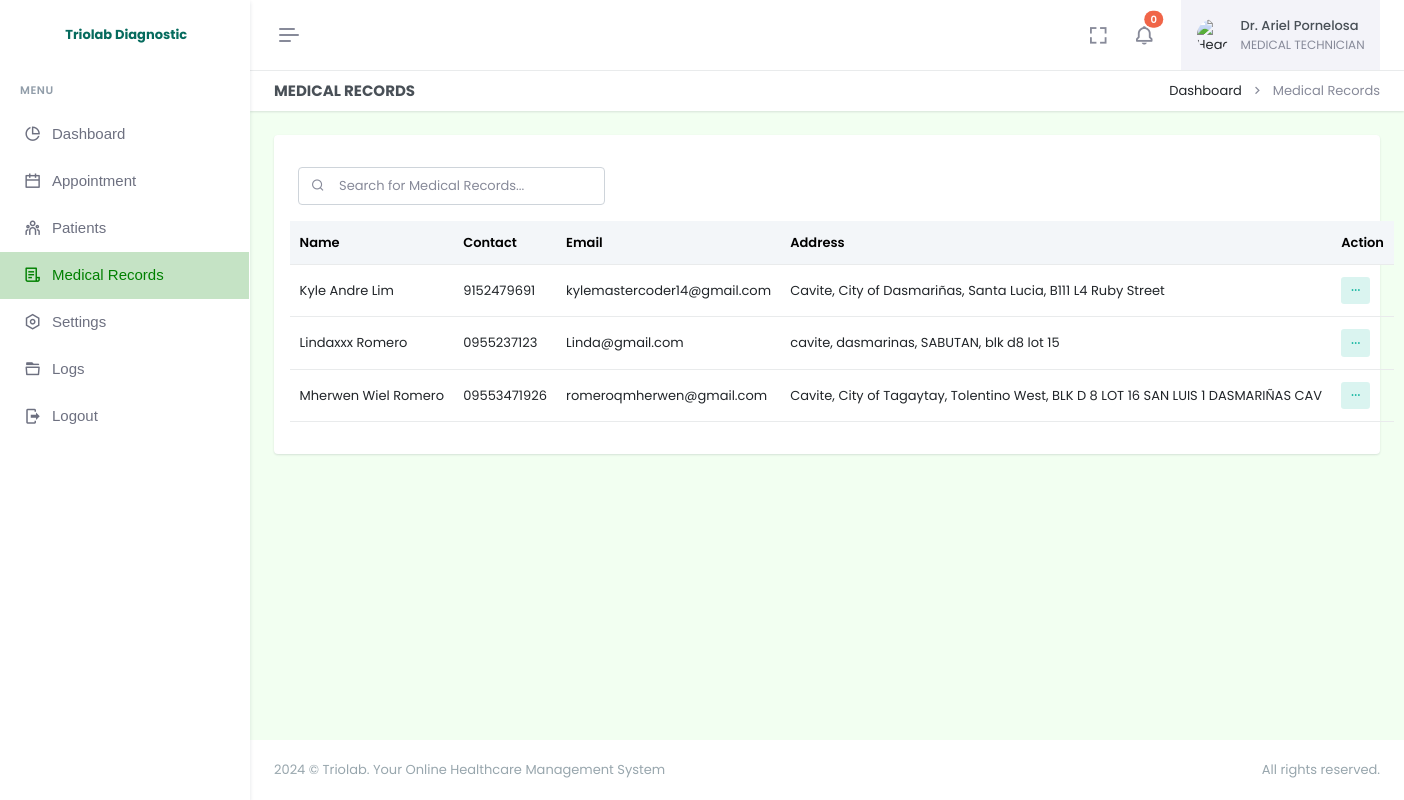
Screenshot of /doctor/medical-records.php (signed in) with the database file from the repository.
### tables this page shows
CREATE TABLE `doctor` (
  `employee_id` varchar(255) NOT NULL,
  `firstname` varchar(255) NOT NULL,
  `lastname` varchar(255) NOT NULL,
  `username` varchar(255) NOT NULL,
  `email` varchar(255) NOT NULL,
  `password` varchar(255) NOT NULL,
  `profile_img` varchar(255) DEFAULT NULL,
  `department_id` int(11) DEFAULT NULL,
  `date_added` timestamp NOT NULL DEFAULT current_timestamp(),
  `is_archive` tinyint(4) NOT NULL DEFAULT 0,
  PRIMARY KEY (`employee_id`),
  KEY `fk_doctor_department_new` (`department_id`),
  CONSTRAINT `fk_doctor_department_new` FOREIGN KEY (`department_id`) REFERENCES `departments` (`id`) ON DELETE SET NULL
);

CREATE TABLE `departments` (
  `id` int(255) NOT NULL AUTO_INCREMENT,
  `name` varchar(255) NOT NULL,
  `date_added` date NOT NULL DEFAULT current_timestamp(),
  `is_archive` tinyint(4) NOT NULL DEFAULT 0,
  PRIMARY KEY (`id`)
);

CREATE TABLE `patient` (
  `id` int(11) NOT NULL AUTO_INCREMENT,
  `firstname` varchar(255) NOT NULL,
  `lastname` varchar(255) NOT NULL,
  `email` varchar(255) NOT NULL,
  `dob` varchar(255) DEFAULT NULL,
  `birthplace` varchar(255) DEFAULT NULL,
  `contact` varchar(255) DEFAULT NULL,
  `password` varchar(255) NOT NULL,
  `province` varchar(255) DEFAULT NULL,
  `city` varchar(255) DEFAULT NULL,
  `barangay` varchar(255) DEFAULT NULL,
  `street` varchar(255) DEFAULT NULL,
  `date_added` timestamp NOT NULL DEFAULT current_timestamp(),
  PRIMARY KEY (`id`)
);

### doctor/medical-records.php (the view, shortened to what this page needs)
<?php
require "../admin/modals/functions.php";
?>
<!doctype html>
<html lang="en" data-layout="vertical" data-topbar="light" data-sidebar="light" data-sidebar-size="lg" data-sidebar-image="none" data-preloader="disable" data-theme="default" data-theme-colors="green">
<head>
    <link rel="stylesheet" href="https://cdn.jsdelivr.net/npm/flatpickr/dist/flatpickr.min.css">
    <link href="assets/css/bootstrap.min.css" rel="stylesheet" type="text/css" />
    <link href="assets/css/icons.min.css" rel="stylesheet" type="text/css" />
    <link href="assets/css/app.min.css" rel="stylesheet" type="text/css" />
    <link href="assets/css/custom.min.css" rel="stylesheet" type="text/css" />
    <link rel="stylesheet" href="assets/css/sweetalert.css">
</head>
<body style="background-color: #F2FFF1">
    <div id="layout-wrapper">
        <?php require "header.php"; ?>
        <?php require "sidebar.php" ?>
        <div class="main-content">
            <div class="page-content">
                <div class="container-fluid">
                    <div class="row">
                        <div class="col-12">
                            <div class="page-title-box d-sm-flex align-items-center justify-content-between bg-galaxy-transparent">
                                <h4 class="mb-sm-0">Medical Records</h4>
                                <div class="page-title-right">
                                    <ol class="breadcrumb m-0">
                                        <li class="breadcrumb-item"><a href="index.php">Dashboard</a></li>
                                        <li class="breadcrumb-item active">Medical Records</li>
                                    </ol>
                                </div>
                            </div>
                        </div>
                    </div>
                    <div class="row">
                        <div class="col-12">
                            <div class="card">
                                <div class="card-body">
                                    <div class="d-flex justify-content-sm-start">
                                        <div class="search-box ms-2 mt-3 mb-3">
                                            <input type="text" id="searchInput" class="form-control" placeholder="Search for Medical Records..." onkeyup="searchTable()">
                                            <i class="ri-search-line search-icon"></i>
                                        </div>
                                    </div>
                                    <table class="table align-middle table-nowrap" id="patientTable">
                                        <thead class="table-light">
                                            <tr>
                                                <th>Name</th>
                                                <th>Contact</th>
                                                <th>Email</th>
                                                <th>Address</th>
                                                <th>Action</th>
                                            </tr>
                                        </thead>
                                        <tbody class="list">
                                            <?php
                                            $selectPatient = $pdo->prepare("
                                                SELECT *
                                                FROM patient
                                                ORDER BY firstname ASC
                                            ");
                                            $selectPatient->execute();
                                            if ($selectPatient->rowCount() > 0) {
                                                while ($row = $selectPatient->fetch(PDO::FETCH_ASSOC)) {
                                                    $fullname = htmlspecialchars($row['firstname']) . " " . htmlspecialchars($row['lastname']);
                                            ?>
                                                    <tr>
                                                        <td><?= $fullname; ?></td>
                                                        <td><?= htmlspecialchars($row['contact']); ?></td>
                                                        <td><?= htmlspecialchars($row['email']); ?></td>
                                                        <td><?= htmlspecialchars($row['province'] . ', ' . $row['city'] . ', ' . $row['barangay'] . ', ' . $row['street']); ?></td>
                                                        <td>
                                                            <div class="dropdown d-inline-block">
                                                                <button class="btn btn-soft-success btn-sm dropdown" type="button" data-bs-toggle="dropdown" aria-expanded="false">
                                                                    <i class="ri-more-fill align-middle"></i>
                                                                </button>
                                                            </div>
                                                        </td>
                                                    </tr>
                                                <?php
                                                }
                                            }
                                            ?>
                                        </tbody>
                                    </table>
                                </div>
                            </div>
                        </div>
                    </div>
                </div>
            </div>
            <?php require "footer.php"; ?>
        </div>
    </div>
</body>
</html>

### doctor/header.php (shortened to what this page needs)
<header id="page-topbar">
    <div class="layout-width">
        <div class="navbar-header">
            <div class="d-flex">
                <button type="button" class="btn btn-sm px-3 fs-16 header-item vertical-menu-btn topnav-hamburger material-shadow-none" id="topnav-hamburger-icon">
                    <span class="hamburger-icon">
                        <span></span>
                        <span></span>
                        <span></span>
                    </span>
                </button>
            </div>
            <div class="d-flex align-items-center">
                <div class="ms-1 header-item d-none d-sm-flex">
                    <button type="button" class="btn btn-icon btn-topbar material-shadow-none btn-ghost-secondary rounded-circle" data-toggle="fullscreen">
                        <i class='bx bx-fullscreen fs-22'></i>
                    </button>
                </div>
                <div class="dropdown topbar-head-dropdown ms-1 header-item" id="notificationDropdown">
                    <button type="button" class="btn btn-icon btn-topbar material-shadow-none btn-ghost-secondary rounded-circle" id="page-header-notifications-dropdown" data-bs-toggle="dropdown" data-bs-auto-close="outside" aria-haspopup="true" aria-expanded="false">
                        <i class='bx bx-bell fs-22'></i>
                        <span class="position-absolute topbar-badge fs-10 translate-middle badge rounded-pill bg-danger">0<span class="visually-hidden">unread messages</span></span>
                    </button>
                </div>
                <?php
                $doctor_id = $_SESSION['user_id'];
                $selectDoctor = $pdo->query("SELECT * FROM doctor WHERE employee_id = '$doctor_id'");
                $fetchDoctor = $selectDoctor->fetch(PDO::FETCH_ASSOC);
                $department_id = $fetchDoctor['department_id'];
                $selectDepartment = $pdo->query("SELECT * FROM departments WHERE id = '$department_id'");
                $fetchDepartment = $selectDepartment->fetch(PDO::FETCH_ASSOC);
                ?>
                <div class="dropdown ms-sm-3 header-item topbar-user">
                    <button type="button" class="btn material-shadow-none" id="page-header-user-dropdown" data-bs-toggle="dropdown" aria-haspopup="true" aria-expanded="false">
                        <span class="d-flex align-items-center">
                            <img class="rounded-circle header-profile-user" src="<?= $fetchDoctor['profile_img'] == NULL ? "assets/images/dummy.png" : $fetchDoctor['profile_img'] ?>" alt="Header Avatar">
                            <span class="text-start ms-xl-2">
                                <span class="d-none d-xl-inline-block ms-1 fw-medium user-name-text">Dr. <?= $fetchDoctor['firstname'] . " " . $fetchDoctor['lastname'] ?></span>
                                <span class="d-none d-xl-block ms-1 fs-12 user-name-sub-text"><?= $fetchDepartment['name'] ?></span>
                            </span>
                        </span>
                    </button>
                </div>
            </div>
        </div>
    </div>
</header>

### rows the page displays
doctor: firstname "Ariel", lastname "Pornelosa"
departments: name "MEDICAL TECHNICIAN"
patient: fullname "Kyle Andre Lim", contact "9152479691", email "kylemastercoder14@gmail.com", province+city+barangay "Cavite, City of Dasmariñas, Santa Lucia, B111 L4 Ruby Street"
patient: fullname "Lindaxxx Romero", contact "0955237123", email "Linda@gmail.com", province+city+barangay "cavite, dasmarinas, SABUTAN, blk d8 lot 15"
patient: fullname "Mherwen Wiel Romero", contact "09553471926", email "romeroqmherwen@gmail.com", province+city+barangay "Cavite, City of Tagaytay, Tolentino West, BLK D 8 LOT 16 SAN LUIS 1 DASMARIÑAS CAV"
